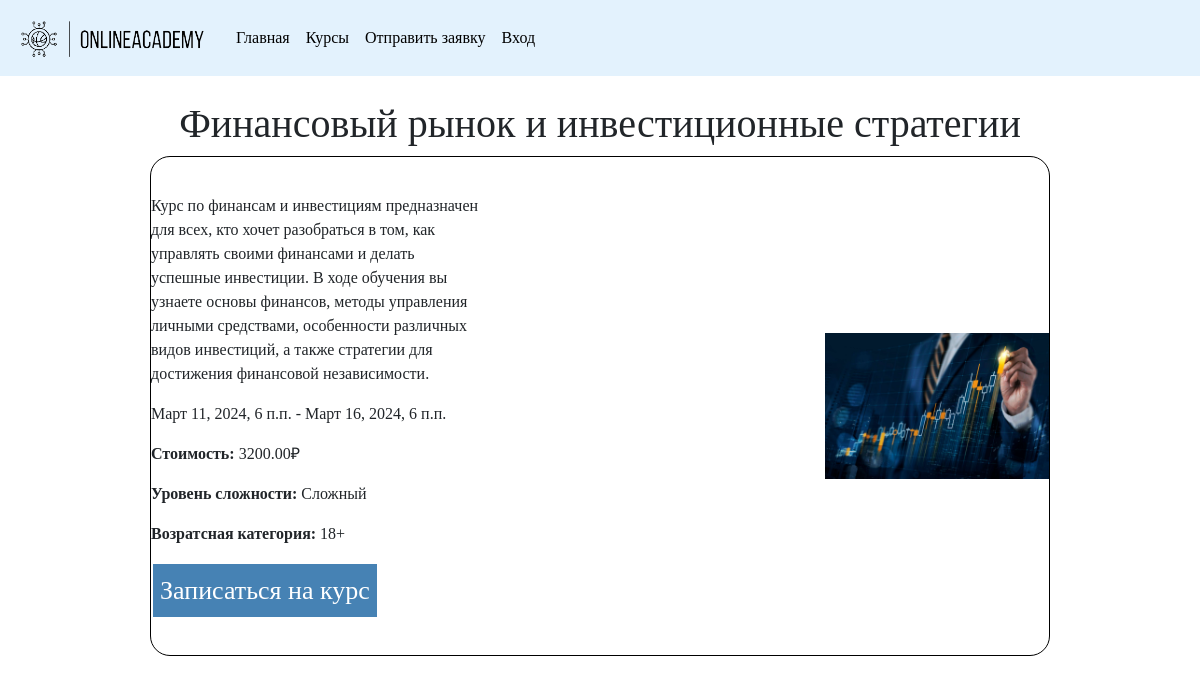
The app's page /course/3/ with its own data.
### course/models.py (models this page shows)
class Course(models.Model):
    name = models.CharField(max_length=128, verbose_name='Название')
    description = models.TextField(verbose_name='Описание')
    start_date = models.DateTimeField(verbose_name='Дата начала')
    end_date = models.DateTimeField(verbose_name='Дата окончания')
    price = models.DecimalField(max_digits=8, decimal_places=2, verbose_name='Цена курса')
    level = models.CharField(max_length=128, verbose_name='Уровень сложности')
    category = models.ForeignKey(Category, on_delete=models.CASCADE, verbose_name='Категория')
    age = models.CharField(max_length=128, verbose_name='Возрастная категория')
    image = models.ImageField(upload_to="%Y/%m/%d", verbose_name='Изображение')
    teacher = models.ForeignKey(Teacher, on_delete=models.CASCADE, verbose_name='Спикер')
    class Meta:
        verbose_name = 'Курс'
        verbose_name_plural = 'Курсы'

### course/views.py (the view)
# urls.py: path('<int:pk>/',  course_id_view, name="course_detail")
def course_id_view(requset, pk):
    pk = get_object_or_404(Course, pk=pk)
    context = {"pk":pk, 'page':'course'}
    return render(requset, "course/course_detail.html", context)

### course/templates/course/course_detail.html (shortened to what this page needs)
{% extends 'root.html' %}
{% load static %}
{% block content %}
    <div class="course-detail d-flex flex-column align-items-center">
        <h1 class="text-center mt-4">{{ pk.name }}</h1>
        <div class="course-detail-block1 w-75 d-flex align-items-center">
            <div class="course-detail-bock1-content d-flex flex-row align-items-center">
                <div class="block1-description">
                    <p class="block1-text w-50">{{ pk.description }}</p>
                    <p class="block1-text w-50">{{ pk.start_date }} - {{ pk.end_date }}</p>
                    <p class="block1-text w-50"><b>Стоимость: </b>{{ pk.price }}&#8381 </p>
                    <p class="block1-text w-50"><b>Уровень сложности: </b>{{ pk.level }}</p>
                    <p class="block1-text w-50"><b>Возратсная категория: </b>{{ pk.age }}</p>
                    <button class="block1-btn">Записаться на курс</button>
                </div>
                <img src="{{ pk.image.url }}" class="w-25">
            </div>
        </div>
    </div>
{% endblock %}

### static/css/style.css (style rules this page uses)
body { font-family: 'Century Gothic'; }
.block1-btn { border: 2px solid #ffffff; color: #ffffff; background-color: #4682B4; padding: 7px; font-size: 26px; border-radius: 0; }
.course-detail-block1 { border: 1px solid #000000; border-radius: 20px; height: 500px; }

### records on screen
Course: name "Финансовый рынок и инвестиционные стратегии", description "Курс по финансам и инвестициям предназначен для всех, кто хочет разобраться в том, как управлять своими финансами и делать успешные инвестиции. В ходе обучения вы узнаете основы финансов, методы управления личными средствами, особенности различных видов инвестиций, а также стратегии для достижения финансовой независимости.", start_date "Март 11, 2024, 6 п.п.", end_date "Март 16, 2024, 6 п.п.", price "3200.00", level "Сложный", age "18+", image (picture)
